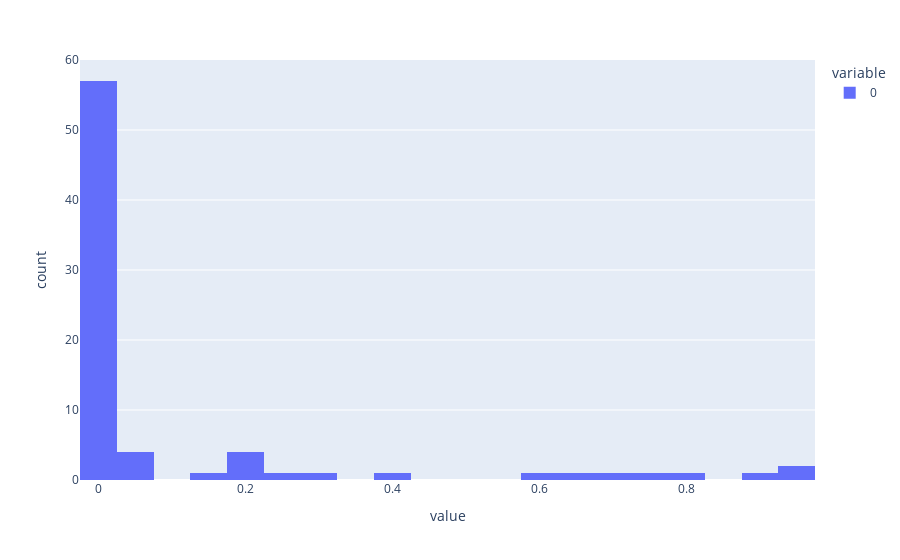

The code cell stored with this chart in its notebook:
### Code cell
# extract p-values for the c-CS-s and c-SC-s comparison
p_values = []
for protein in proteins:
    w, p = mannwhitneyu(x=data_class_c_CS_s[protein], y=data_class_c_SC_s[protein])
    p_values.append(p)
    
px.histogram(p_values, nbins=20)

### Figure 1 — Plotly figure (JSON) as saved in the notebook; plotly's stock layout.template omitted (floating-point values rounded to 4 significant figures)
{"data": [{"alignmentgroup": "True", "bingroup": "x", "hovertemplate": "variable=0<br>value=%{x}<br>count=%{y}<extra></extra>", "legendgroup": "0", "marker": {"color": "#636efa", "pattern": {"shape": ""}}, "name": "0", "nbinsx": 20, "offsetgroup": "0", "orientation": "v", "showlegend": true, "type": "histogram", "x": [2.557e-33, 5.231e-27, 7.363e-06, 0.7014, 0.006528, 0.0001033, 3.45e-05, 6.953e-05, 0.07034, 8.58e-06, 7.876e-43, 0.003471, 2.309e-23, 0.01058, 0.07405, 8.274e-06, 0.1904, 9.978e-35, 2.073e-05, 1.672e-14, 2.39e-20, 0.2051, 0.9652, 0.5821, 1.269e-09, 1.768e-23, 0.1607, 0.2718, 0.1899, 0.2828, 4.043e-06, 0.7802, 9.357e-46, 4.672e-08, 6.091e-27, 5.674e-07, 0.959, 0.01172, 7.342e-07, 3.267e-33, 0.04863, 3.617e-05, 0.0005882, 0.0004944, 0.1931, 1.285e-32, 2.132e-07, 6.666e-11, 1.326e-14, 0.000782, 0.0245, 4.393e-08, 8.58e-06, 1.6e-37, 2.333e-16, 9.232e-23, 3.056e-08, 4.851e-13, 0.6356, 0.8946, 1.045e-36, 0.7505, 0.003577, 8.977e-24, 7.616e-28, 2.24e-33, 0.006286, 4.167e-15, 0.01119, 0.001844, 1.6e-37, 0.02991, 0.0002166, 0.3859, 1.536e-12, 1.295e-06, 1.524e-34], "xaxis": "x", "yaxis": "y"}], "layout": {"barmode": "relative", "legend": {"title": {"text": "variable"}, "tracegroupgap": 0}, "margin": {"t": 60}, "xaxis": {"anchor": "y", "domain": [0, 1], "title": {"text": "value"}}, "yaxis": {"anchor": "x", "domain": [0, 1], "title": {"text": "count"}}}}
